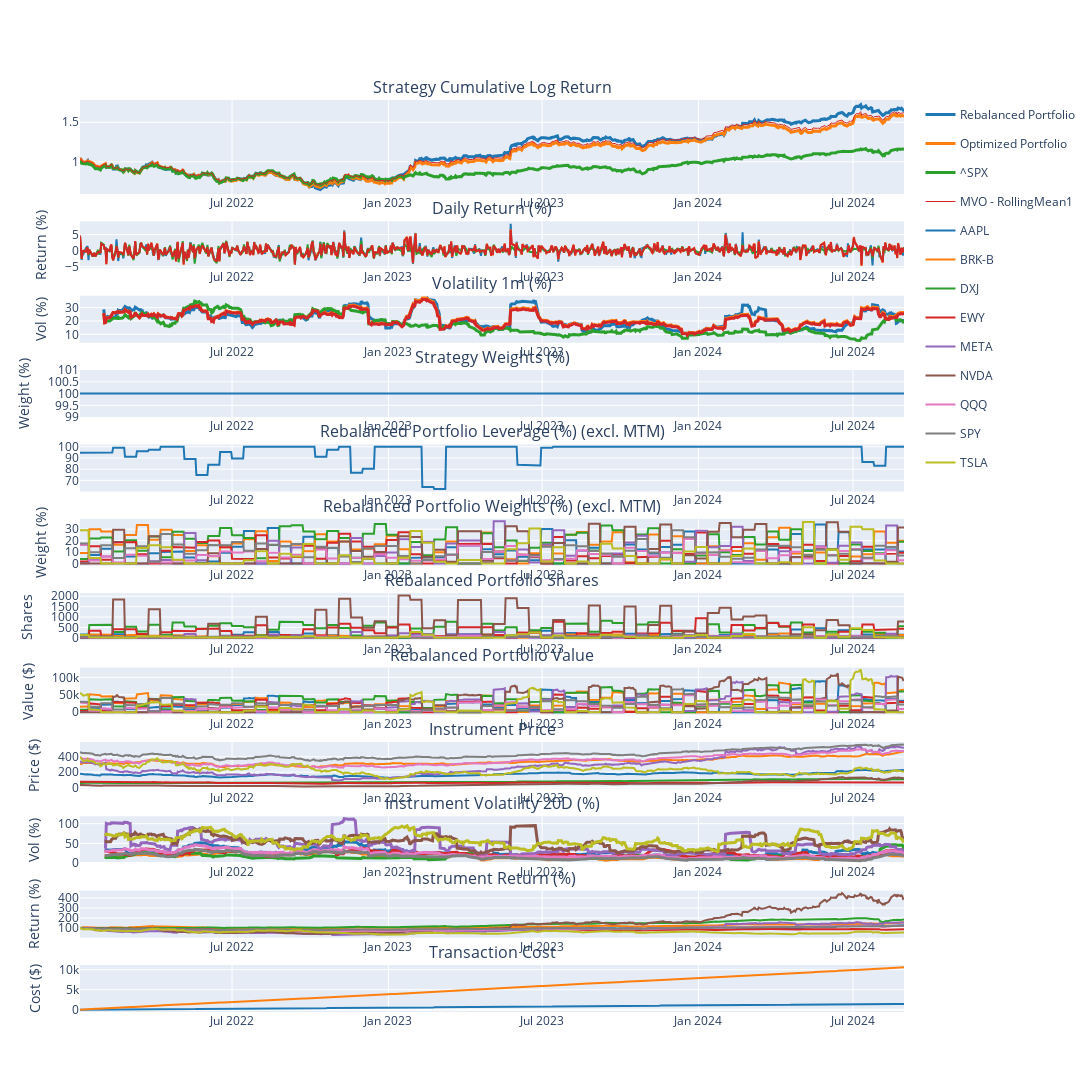

The cell this chart's notebook holds for it:
### Markdown cell above
# Notes

- 2024-08-28: Tested expected return prediction with RandomForest, XGB, LGBM. None of them outperforms the SMA Model. LGBM is able to achieve a similar performance as SMA model and generally train faster.</br>

    | Measure                | ^SPX      | MVO - SMA1 | MVO - RandomForest1 | MVO - XGB1 | MVO - LGBM1 |
    |------------------------|-----------|------------|---------------------|------------|-------------|
    | Cumulative Return      | 1.173503  | 2.072994   | 1.662573            | 1.471717   | 2.023378    |
    | Annualized Return      | 0.076775  | 0.301537   | 0.221185            | 0.176047   | 0.296252    |
    | Annualized Volatility  | 0.180081  | 0.226417   | 0.240133            | 0.243953   | 0.243120    |
    | Annualized Sharpe Ratio| 0.240438  | 1.183923   | 0.781685            | 0.584416   | 1.080844    |
    | Maximum Drawdown       | -0.254251 | -0.271732  | -0.323658           | -0.380737  | -0.296535   |

    Models are shared the same hyperparameters: lookback (train days) = 10 days and gamma=10, hhi=0.2

### Code cell
portfolio = PortfolioStandard(
    capital=169336.48958837058,
    name='MVOPortfolio',        
    rebalance_iter=RebalancerIter('0 0 * * Fri', 2),        
    tc_model=TransactionCostFutu(), 
    systems=[        
        #TradingSubSystemSingle(vol_target=vol_target, instruments=instruments,  strategy=[MeanVarianceOpt(alpha_model=LGBM(5,10), risk_model=RollingMeanCov(60), gamma=10, hhi=0.2, lookback=60, confidence=1)], max_leverage=max_leverage, offset=60),
        TradingSubSystemSingle(vol_target=vol_target, instruments=instruments,  strategy=[MeanVarianceOpt(alpha_model=RollingMean(10), risk_model=RollingMeanCov(60), gamma=10, hhi=0.2, lookback=60, confidence=1)], max_leverage=max_leverage, offset=60),        
    ]
)

portfolio.set_start_date(start_date)
portfolio.set_end_date(end_date)
portfolio.backtest_subsystems()
portfolio.optimize()
portfolio.backtest()
portfolio.rebalance()
portfolio.performance(show_all_rets=True)

### Figure 1 — Plotly figure (JSON) as saved in the notebook; plotly's stock layout.template omitted (floating-point values rounded to 4 significant figures; data arrays with more than 128 entries replaced by an {"elided": "..."} marker saying what was removed)
{"data": [{"legendgroup": "Rebalanced Portfolio", "line": {"width": 3}, "marker": {"color": "rgb(31, 119, 180)"}, "name": "Rebalanced Portfolio", "type": "scatter", "x": {"elided": "669 str values"}, "xaxis": "x", "y": {"elided": "669 float values"}, "yaxis": "y"}, {"legendgroup": "Rebalanced Portfolio", "marker": {"color": "rgb(31, 119, 180)"}, "name": "Rebalanced Portfolio", "showlegend": false, "type": "scatter", "x": {"elided": "669 str values"}, "xaxis": "x2", "y": {"elided": "669 float values"}, "yaxis": "y2"}, {"legendgroup": "Rebalanced Portfolio", "line": {"width": 3}, "marker": {"color": "rgb(31, 119, 180)"}, "name": "Rebalanced Portfolio", "showlegend": false, "type": "scatter", "x": {"elided": "669 str values"}, "xaxis": "x3", "y": {"elided": "669 float values"}, "yaxis": "y3"}, {"legendgroup": "Rebalanced Portfolio", "marker": {"color": "rgb(31, 119, 180)"}, "name": "Rebalanced Portfolio", "showlegend": false, "type": "scatter", "x": {"elided": "669 str values"}, "xaxis": "x12", "y": {"elided": "669 float values"}, "yaxis": "y12"}, {"legendgroup": "Optimized Portfolio", "line": {"width": 3}, "marker": {"color": "rgb(255, 127, 14)"}, "name": "Optimized Portfolio", "type": "scatter", "x": {"elided": "669 str values"}, "xaxis": "x", "y": {"elided": "669 float values"}, "yaxis": "y"}, {"legendgroup": "Optimized Portfolio", "marker": {"color": "rgb(255, 127, 14)"}, "name": "Optimized Portfolio", "showlegend": false, "type": "scatter", "x": {"elided": "669 str values"}, "xaxis": "x2", "y": {"elided": "669 float values"}, "yaxis": "y2"}, {"legendgroup": "Optimized Portfolio", "line": {"width": 3}, "marker": {"color": "rgb(255, 127, 14)"}, "name": "Optimized Portfolio", "showlegend": false, "type": "scatter", "x": {"elided": "669 str values"}, "xaxis": "x3", "y": {"elided": "669 float values"}, "yaxis": "y3"}, {"legendgroup": "Optimized Portfolio", "marker": {"color": "rgb(255, 127, 14)"}, "name": "Optimized Portfolio", "showlegend": false, "type": "scatter", "x": {"elided": "669 str values"}, "xaxis": "x12", "y": {"elided": "669 float values"}, "yaxis": "y12"}, {"legendgroup": "^SPX", "line": {"width": 3}, "marker": {"color": "rgb(44, 160, 44)"}, "name": "^SPX", "type": "scatter", "x": {"elided": "669 str values"}, "xaxis": "x", "y": {"elided": "669 float values"}, "yaxis": "y"}, {"legendgroup": "^SPX", "marker": {"color": "rgb(44, 160, 44)"}, "name": "^SPX", "showlegend": false, "type": "scatter", "x": {"elided": "669 str values"}, "xaxis": "x2", "y": {"elided": "669 float values"}, "yaxis": "y2"}, {"legendgroup": "^SPX", "line": {"width": 3}, "marker": {"color": "rgb(44, 160, 44)"}, "name": "^SPX", "showlegend": false, "type": "scatter", "x": {"elided": "669 str values"}, "xaxis": "x3", "y": {"elided": "669 float values"}, "yaxis": "y3"}, {"legendgroup": "MVO - RollingMean1", "line": {"width": 1}, "marker": {"color": "rgb(214, 39, 40)"}, "name": "MVO - RollingMean1", "type": "scatter", "x": {"elided": "669 str values"}, "xaxis": "x", "y": {"elided": "669 float values"}, "yaxis": "y"}, {"legendgroup": "MVO - RollingMean1", "marker": {"color": "rgb(214, 39, 40)"}, "name": "MVO - RollingMean1", "showlegend": false, "type": "scatter", "x": {"elided": "669 str values"}, "xaxis": "x2", "y": {"elided": "669 float values"}, "yaxis": "y2"}, {"legendgroup": "MVO - RollingMean1", "line": {"width": 3}, "marker": {"color": "rgb(214, 39, 40)"}, "name": "MVO - RollingMean1", "showlegend": false, "type": "scatter", "x": {"elided": "669 str values"}, "xaxis": "x3", "y": {"elided": "669 float values"}, "yaxis": "y3"}, {"legendgroup": "MVO - RollingMean1", "marker": {"color": "rgb(31, 119, 180)"}, "name": "MVO - RollingMean1", "showlegend": false, "type": "scatter", "x": {"elided": "669 str values"}, "xaxis": "x4", "y": {"elided": "669 int values"}, "yaxis": "y4"}, {"marker": {"color": "rgb(31, 119, 180)"}, "showlegend": false, "type": "scatter", "x": {"elided": "669 str values"}, "xaxis": "x5", "y": {"elided": "669 float values"}, "yaxis": "y5"}, {"legendgroup": "AAPL", "marker": {"color": "rgb(31, 119, 180)"}, "name": "AAPL", "showlegend": true, "type": "scatter", "x": {"elided": "669 str values"}, "xaxis": "x6", "y": {"elided": "669 float values"}, "yaxis": "y6"}, {"legendgroup": "AAPL", "marker": {"color": "rgb(31, 119, 180)"}, "name": "AAPL", "showlegend": false, "type": "scatter", "x": {"elided": "669 str values"}, "xaxis": "x7", "y": {"elided": "669 int values"}, "yaxis": "y7"}, {"legendgroup": "AAPL", "marker": {"color": "rgb(31, 119, 180)"}, "name": "AAPL", "showlegend": false, "type": "scatter", "x": {"elided": "669 str values"}, "xaxis": "x8", "y": {"elided": "669 float values"}, "yaxis": "y8"}, {"legendgroup": "AAPL", "marker": {"color": "rgb(31, 119, 180)"}, "name": "AAPL", "showlegend": false, "type": "scatter", "x": {"elided": "669 str values"}, "xaxis": "x9", "y": {"elided": "669 float values"}, "yaxis": "y9"}, {"legendgroup": "AAPL", "line": {"width": 3}, "marker": {"color": "rgb(31, 119, 180)"}, "name": "AAPL", "showlegend": false, "type": "scatter", "x": {"elided": "669 str values"}, "xaxis": "x10", "y": {"elided": "669 float values"}, "yaxis": "y10"}, {"legendgroup": "AAPL", "marker": {"color": "rgb(31, 119, 180)"}, "name": "AAPL", "showlegend": false, "type": "scatter", "x": {"elided": "669 str values"}, "xaxis": "x11", "y": {"elided": "669 float values"}, "yaxis": "y11"}, {"legendgroup": "BRK-B", "marker": {"color": "rgb(255, 127, 14)"}, "name": "BRK-B", "showlegend": true, "type": "scatter", "x": {"elided": "669 str values"}, "xaxis": "x6", "y": {"elided": "669 float values"}, "yaxis": "y6"}, {"legendgroup": "BRK-B", "marker": {"color": "rgb(255, 127, 14)"}, "name": "BRK-B", "showlegend": false, "type": "scatter", "x": {"elided": "669 str values"}, "xaxis": "x7", "y": {"elided": "669 int values"}, "yaxis": "y7"}, {"legendgroup": "BRK-B", "marker": {"color": "rgb(255, 127, 14)"}, "name": "BRK-B", "showlegend": false, "type": "scatter", "x": {"elided": "669 str values"}, "xaxis": "x8", "y": {"elided": "669 float values"}, "yaxis": "y8"}, {"legendgroup": "BRK-B", "marker": {"color": "rgb(255, 127, 14)"}, "name": "BRK-B", "showlegend": false, "type": "scatter", "x": {"elided": "669 str values"}, "xaxis": "x9", "y": {"elided": "669 float values"}, "yaxis": "y9"}, {"legendgroup": "BRK-B", "line": {"width": 3}, "marker": {"color": "rgb(255, 127, 14)"}, "name": "BRK-B", "showlegend": false, "type": "scatter", "x": {"elided": "669 str values"}, "xaxis": "x10", "y": {"elided": "669 float values"}, "yaxis": "y10"}, {"legendgroup": "BRK-B", "marker": {"color": "rgb(255, 127, 14)"}, "name": "BRK-B", "showlegend": false, "type": "scatter", "x": {"elided": "669 str values"}, "xaxis": "x11", "y": {"elided": "669 float values"}, "yaxis": "y11"}, {"legendgroup": "DXJ", "marker": {"color": "rgb(44, 160, 44)"}, "name": "DXJ", "showlegend": true, "type": "scatter", "x": {"elided": "669 str values"}, "xaxis": "x6", "y": {"elided": "669 float values"}, "yaxis": "y6"}, {"legendgroup": "DXJ", "marker": {"color": "rgb(44, 160, 44)"}, "name": "DXJ", "showlegend": false, "type": "scatter", "x": {"elided": "669 str values"}, "xaxis": "x7", "y": {"elided": "669 int values"}, "yaxis": "y7"}, {"legendgroup": "DXJ", "marker": {"color": "rgb(44, 160, 44)"}, "name": "DXJ", "showlegend": false, "type": "scatter", "x": {"elided": "669 str values"}, "xaxis": "x8", "y": {"elided": "669 float values"}, "yaxis": "y8"}, {"legendgroup": "DXJ", "marker": {"color": "rgb(44, 160, 44)"}, "name": "DXJ", "showlegend": false, "type": "scatter", "x": {"elided": "669 str values"}, "xaxis": "x9", "y": {"elided": "669 float values"}, "yaxis": "y9"}, {"legendgroup": "DXJ", "line": {"width": 3}, "marker": {"color": "rgb(44, 160, 44)"}, "name": "DXJ", "showlegend": false, "type": "scatter", "x": {"elided": "669 str values"}, "xaxis": "x10", "y": {"elided": "669 float values"}, "yaxis": "y10"}, {"legendgroup": "DXJ", "marker": {"color": "rgb(44, 160, 44)"}, "name": "DXJ", "showlegend": false, "type": "scatter", "x": {"elided": "669 str values"}, "xaxis": "x11", "y": {"elided": "669 float values"}, "yaxis": "y11"}, {"legendgroup": "EWY", "marker": {"color": "rgb(214, 39, 40)"}, "name": "EWY", "showlegend": true, "type": "scatter", "x": {"elided": "669 str values"}, "xaxis": "x6", "y": {"elided": "669 float values"}, "yaxis": "y6"}, {"legendgroup": "EWY", "marker": {"color": "rgb(214, 39, 40)"}, "name": "EWY", "showlegend": false, "type": "scatter", "x": {"elided": "669 str values"}, "xaxis": "x7", "y": {"elided": "669 int values"}, "yaxis": "y7"}, {"legendgroup": "EWY", "marker": {"color": "rgb(214, 39, 40)"}, "name": "EWY", "showlegend": false, "type": "scatter", "x": {"elided": "669 str values"}, "xaxis": "x8", "y": {"elided": "669 float values"}, "yaxis": "y8"}, {"legendgroup": "EWY", "marker": {"color": "rgb(214, 39, 40)"}, "name": "EWY", "showlegend": false, "type": "scatter", "x": {"elided": "669 str values"}, "xaxis": "x9", "y": {"elided": "669 float values"}, "yaxis": "y9"}, {"legendgroup": "EWY", "line": {"width": 3}, "marker": {"color": "rgb(214, 39, 40)"}, "name": "EWY", "showlegend": false, "type": "scatter", "x": {"elided": "669 str values"}, "xaxis": "x10", "y": {"elided": "669 float values"}, "yaxis": "y10"}, {"legendgroup": "EWY", "marker": {"color": "rgb(214, 39, 40)"}, "name": "EWY", "showlegend": false, "type": "scatter", "x": {"elided": "669 str values"}, "xaxis": "x11", "y": {"elided": "669 float values"}, "yaxis": "y11"}, {"legendgroup": "META", "marker": {"color": "rgb(148, 103, 189)"}, "name": "META", "showlegend": true, "type": "scatter", "x": {"elided": "669 str values"}, "xaxis": "x6", "y": {"elided": "669 float values"}, "yaxis": "y6"}, {"legendgroup": "META", "marker": {"color": "rgb(148, 103, 189)"}, "name": "META", "showlegend": false, "type": "scatter", "x": {"elided": "669 str values"}, "xaxis": "x7", "y": {"elided": "669 int values"}, "yaxis": "y7"}, {"legendgroup": "META", "marker": {"color": "rgb(148, 103, 189)"}, "name": "META", "showlegend": false, "type": "scatter", "x": {"elided": "669 str values"}, "xaxis": "x8", "y": {"elided": "669 float values"}, "yaxis": "y8"}, {"legendgroup": "META", "marker": {"color": "rgb(148, 103, 189)"}, "name": "META", "showlegend": false, "type": "scatter", "x": {"elided": "669 str values"}, "xaxis": "x9", "y": {"elided": "669 float values"}, "yaxis": "y9"}, {"legendgroup": "META", "line": {"width": 3}, "marker": {"color": "rgb(148, 103, 189)"}, "name": "META", "showlegend": false, "type": "scatter", "x": {"elided": "669 str values"}, "xaxis": "x10", "y": {"elided": "669 float values"}, "yaxis": "y10"}, {"legendgroup": "META", "marker": {"color": "rgb(148, 103, 189)"}, "name": "META", "showlegend": false, "type": "scatter", "x": {"elided": "669 str values"}, "xaxis": "x11", "y": {"elided": "669 float values"}, "yaxis": "y11"}, {"legendgroup": "NVDA", "marker": {"color": "rgb(140, 86, 75)"}, "name": "NVDA", "showlegend": true, "type": "scatter", "x": {"elided": "669 str values"}, "xaxis": "x6", "y": {"elided": "669 float values"}, "yaxis": "y6"}, {"legendgroup": "NVDA", "marker": {"color": "rgb(140, 86, 75)"}, "name": "NVDA", "showlegend": false, "type": "scatter", "x": {"elided": "669 str values"}, "xaxis": "x7", "y": {"elided": "669 int values"}, "yaxis": "y7"}, {"legendgroup": "NVDA", "marker": {"color": "rgb(140, 86, 75)"}, "name": "NVDA", "showlegend": false, "type": "scatter", "x": {"elided": "669 str values"}, "xaxis": "x8", "y": {"elided": "669 float values"}, "yaxis": "y8"}, {"legendgroup": "NVDA", "marker": {"color": "rgb(140, 86, 75)"}, "name": "NVDA", "showlegend": false, "type": "scatter", "x": {"elided": "669 str values"}, "xaxis": "x9", "y": {"elided": "669 float values"}, "yaxis": "y9"}, {"legendgroup": "NVDA", "line": {"width": 3}, "marker": {"color": "rgb(140, 86, 75)"}, "name": "NVDA", "showlegend": false, "type": "scatter", "x": {"elided": "669 str values"}, "xaxis": "x10", "y": {"elided": "669 float values"}, "yaxis": "y10"}, {"legendgroup": "NVDA", "marker": {"color": "rgb(140, 86, 75)"}, "name": "NVDA", "showlegend": false, "type": "scatter", "x": {"elided": "669 str values"}, "xaxis": "x11", "y": {"elided": "669 float values"}, "yaxis": "y11"}, {"legendgroup": "QQQ", "marker": {"color": "rgb(227, 119, 194)"}, "name": "QQQ", "showlegend": true, "type": "scatter", "x": {"elided": "669 str values"}, "xaxis": "x6", "y": {"elided": "669 float values"}, "yaxis": "y6"}, {"legendgroup": "QQQ", "marker": {"color": "rgb(227, 119, 194)"}, "name": "QQQ", "showlegend": false, "type": "scatter", "x": {"elided": "669 str values"}, "xaxis": "x7", "y": {"elided": "669 int values"}, "yaxis": "y7"}, {"legendgroup": "QQQ", "marker": {"color": "rgb(227, 119, 194)"}, "name": "QQQ", "showlegend": false, "type": "scatter", "x": {"elided": "669 str values"}, "xaxis": "x8", "y": {"elided": "669 float values"}, "yaxis": "y8"}, {"legendgroup": "QQQ", "marker": {"color": "rgb(227, 119, 194)"}, "name": "QQQ", "showlegend": false, "type": "scatter", "x": {"elided": "669 str values"}, "xaxis": "x9", "y": {"elided": "669 float values"}, "yaxis": "y9"}, {"legendgroup": "QQQ", "line": {"width": 3}, "marker": {"color": "rgb(227, 119, 194)"}, "name": "QQQ", "showlegend": false, "type": "scatter", "x": {"elided": "669 str values"}, "xaxis": "x10", "y": {"elided": "669 float values"}, "yaxis": "y10"}, {"legendgroup": "QQQ", "marker": {"color": "rgb(227, 119, 194)"}, "name": "QQQ", "showlegend": false, "type": "scatter", "x": {"elided": "669 str values"}, "xaxis": "x11", "y": {"elided": "669 float values"}, "yaxis": "y11"}, {"legendgroup": "SPY", "marker": {"color": "rgb(127, 127, 127)"}, "name": "SPY", "showlegend": true, "type": "scatter", "x": {"elided": "669 str values"}, "xaxis": "x6", "y": {"elided": "669 float values"}, "yaxis": "y6"}, {"legendgroup": "SPY", "marker": {"color": "rgb(127, 127, 127)"}, "name": "SPY", "showlegend": false, "type": "scatter", "x": {"elided": "669 str values"}, "xaxis": "x7", "y": {"elided": "669 int values"}, "yaxis": "y7"}, {"legendgroup": "SPY", "marker": {"color": "rgb(127, 127, 127)"}, "name": "SPY", "showlegend": false, "type": "scatter", "x": {"elided": "669 str values"}, "xaxis": "x8", "y": {"elided": "669 float values"}, "yaxis": "y8"}, {"legendgroup": "SPY", "marker": {"color": "rgb(127, 127, 127)"}, "name": "SPY", "showlegend": false, "type": "scatter", "x": {"elided": "669 str values"}, "xaxis": "x9", "y": {"elided": "669 float values"}, "yaxis": "y9"}, {"legendgroup": "SPY", "line": {"width": 3}, "marker": {"color": "rgb(127, 127, 127)"}, "name": "SPY", "showlegend": false, "type": "scatter", "x": {"elided": "669 str values"}, "xaxis": "x10", "y": {"elided": "669 float values"}, "yaxis": "y10"}, {"legendgroup": "SPY", "marker": {"color": "rgb(127, 127, 127)"}, "name": "SPY", "showlegend": false, "type": "scatter", "x": {"elided": "669 str values"}, "xaxis": "x11", "y": {"elided": "669 float values"}, "yaxis": "y11"}, {"legendgroup": "TSLA", "marker": {"color": "rgb(188, 189, 34)"}, "name": "TSLA", "showlegend": true, "type": "scatter", "x": {"elided": "669 str values"}, "xaxis": "x6", "y": {"elided": "669 float values"}, "yaxis": "y6"}, {"legendgroup": "TSLA", "marker": {"color": "rgb(188, 189, 34)"}, "name": "TSLA", "showlegend": false, "type": "scatter", "x": {"elided": "669 str values"}, "xaxis": "x7", "y": {"elided": "669 int values"}, "yaxis": "y7"}, {"legendgroup": "TSLA", "marker": {"color": "rgb(188, 189, 34)"}, "name": "TSLA", "showlegend": false, "type": "scatter", "x": {"elided": "669 str values"}, "xaxis": "x8", "y": {"elided": "669 float values"}, "yaxis": "y8"}, {"legendgroup": "TSLA", "marker": {"color": "rgb(188, 189, 34)"}, "name": "TSLA", "showlegend": false, "type": "scatter", "x": {"elided": "669 str values"}, "xaxis": "x9", "y": {"elided": "669 float values"}, "yaxis": "y9"}, {"legendgroup": "TSLA", "line": {"width": 3}, "marker": {"color": "rgb(188, 189, 34)"}, "name": "TSLA", "showlegend": false, "type": "scatter", "x": {"elided": "669 str values"}, "xaxis": "x10", "y": {"elided": "669 float values"}, "yaxis": "y10"}, {"legendgroup": "TSLA", "marker": {"color": "rgb(188, 189, 34)"}, "name": "TSLA", "showlegend": false, "type": "scatter", "x": {"elided": "669 str values"}, "xaxis": "x11", "y": {"elided": "669 float values"}, "yaxis": "y11"}], "layout": {"annotations": [{"font": {"size": 16}, "showarrow": false, "text": "Strategy Cumulative Log Return", "x": 0.5, "xanchor": "center", "xref": "paper", "y": 1, "yanchor": "bottom", "yref": "paper"}, {"font": {"size": 16}, "showarrow": false, "text": "Daily Return (%)", "x": 0.5, "xanchor": "center", "xref": "paper", "y": 0.8669, "yanchor": "bottom", "yref": "paper"}, {"font": {"size": 16}, "showarrow": false, "text": "Volatility 1m (%)", "x": 0.5, "xanchor": "center", "xref": "paper", "y": 0.7854, "yanchor": "bottom", "yref": "paper"}, {"font": {"size": 16}, "showarrow": false, "text": "Strategy Weights (%)", "x": 0.5, "xanchor": "center", "xref": "paper", "y": 0.7038, "yanchor": "bottom", "yref": "paper"}, {"font": {"size": 16}, "showarrow": false, "text": "Rebalanced Portfolio Leverage (%) (excl. MTM)", "x": 0.5, "xanchor": "center", "xref": "paper", "y": 0.6223, "yanchor": "bottom", "yref": "paper"}, {"font": {"size": 16}, "showarrow": false, "text": "Rebalanced Portfolio Weights (%) (excl. MTM)", "x": 0.5, "xanchor": "center", "xref": "paper", "y": 0.5408, "yanchor": "bottom", "yref": "paper"}, {"font": {"size": 16}, "showarrow": false, "text": "Rebalanced Portfolio Shares", "x": 0.5, "xanchor": "center", "xref": "paper", "y": 0.4592, "yanchor": "bottom", "yref": "paper"}, {"font": {"size": 16}, "showarrow": false, "text": "Rebalanced Portfolio Value", "x": 0.5, "xanchor": "center", "xref": "paper", "y": 0.3777, "yanchor": "bottom", "yref": "paper"}, {"font": {"size": 16}, "showarrow": false, "text": "Instrument Price", "x": 0.5, "xanchor": "center", "xref": "paper", "y": 0.2962, "yanchor": "bottom", "yref": "paper"}, {"font": {"size": 16}, "showarrow": false, "text": "Instrument Volatility 20D (%)", "x": 0.5, "xanchor": "center", "xref": "paper", "y": 0.2146, "yanchor": "bottom", "yref": "paper"}, {"font": {"size": 16}, "showarrow": false, "text": "Instrument Return (%)", "x": 0.5, "xanchor": "center", "xref": "paper", "y": 0.1331, "yanchor": "bottom", "yref": "paper"}, {"font": {"size": 16}, "showarrow": false, "text": "Transaction Cost", "x": 0.5, "xanchor": "center", "xref": "paper", "y": 0.05154, "yanchor": "bottom", "yref": "paper"}], "height": 4000, "hovermode": "x", "width": 1500, "xaxis": {"anchor": "y", "domain": [0, 1], "matches": "x12", "showticklabels": true}, "xaxis10": {"anchor": "y10", "domain": [0, 1], "matches": "x12", "showticklabels": true}, "xaxis11": {"anchor": "y11", "domain": [0, 1], "matches": "x12", "showticklabels": true}, "xaxis12": {"anchor": "y12", "domain": [0, 1], "showticklabels": true}, "xaxis2": {"anchor": "y2", "domain": [0, 1], "matches": "x12", "showticklabels": true}, "xaxis3": {"anchor": "y3", "domain": [0, 1], "matches": "x12", "showticklabels": true}, "xaxis4": {"anchor": "y4", "domain": [0, 1], "matches": "x12", "showticklabels": true}, "xaxis5": {"anchor": "y5", "domain": [0, 1], "matches": "x12", "showticklabels": true}, "xaxis6": {"anchor": "y6", "domain": [0, 1], "matches": "x12", "showticklabels": true}, "xaxis7": {"anchor": "y7", "domain": [0, 1], "matches": "x12", "showticklabels": true}, "xaxis8": {"anchor": "y8", "domain": [0, 1], "matches": "x12", "showticklabels": true}, "xaxis9": {"anchor": "y9", "domain": [0, 1], "matches": "x12", "showticklabels": true}, "yaxis": {"anchor": "x", "domain": [0.8969, 1]}, "yaxis10": {"anchor": "x10", "domain": [0.1631, 0.2146], "title": {"text": "Vol (%)"}}, "yaxis11": {"anchor": "x11", "domain": [0.08154, 0.1331], "title": {"text": "Return (%)"}}, "yaxis12": {"anchor": "x12", "domain": [0, 0.05154], "title": {"text": "Cost ($)"}}, "yaxis2": {"anchor": "x2", "domain": [0.8154, 0.8669], "title": {"text": "Return (%)"}}, "yaxis3": {"anchor": "x3", "domain": [0.7338, 0.7854], "title": {"text": "Vol (%)"}}, "yaxis4": {"anchor": "x4", "domain": [0.6523, 0.7038], "title": {"text": "Weight (%)"}}, "yaxis5": {"anchor": "x5", "domain": [0.5708, 0.6223]}, "yaxis6": {"anchor": "x6", "domain": [0.4892, 0.5408], "title": {"text": "Weight (%)"}}, "yaxis7": {"anchor": "x7", "domain": [0.4077, 0.4592], "title": {"text": "Shares"}}, "yaxis8": {"anchor": "x8", "domain": [0.3262, 0.3777], "title": {"text": "Value ($)"}}, "yaxis9": {"anchor": "x9", "domain": [0.2446, 0.2962], "title": {"text": "Price ($)"}}}}
